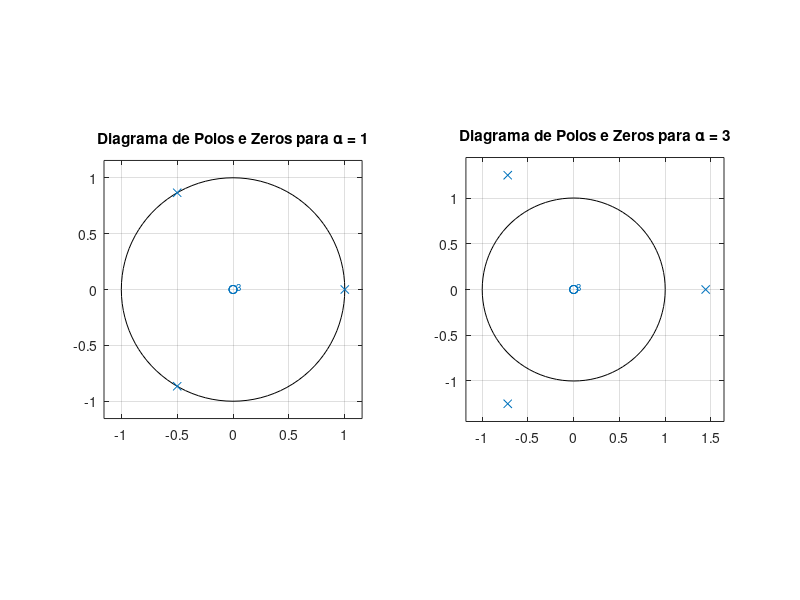

MATLAB code to generate this figure:
clc; clear; close all;

L = 3;
alpha_vec = [1, 3];

figure;

for i = 1:length(alpha_vec)

    alpha = alpha_vec(i);
   
    numerator = 1;
    denominator = [1, zeros(1, L-1), -alpha];
    
    subplot(1, length(alpha_vec), i);
    zplane(numerator, denominator);
    title(['Diagrama de Polos e Zeros para \alpha = ', num2str(alpha)]);
    grid on;
    
end